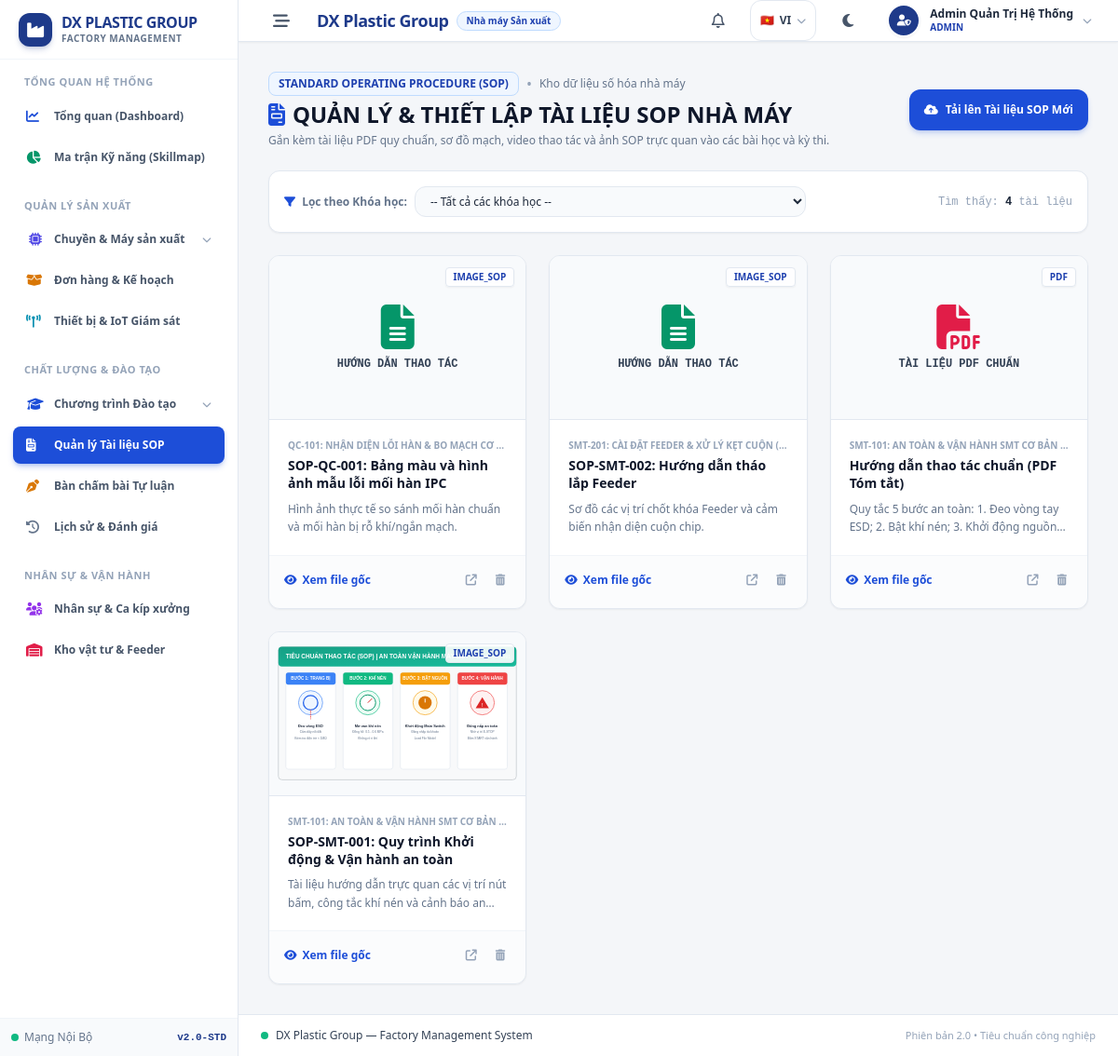
Screenshot of /sop_manager.php (signed in) with the database file from the repository.
### tables this page shows
CREATE TABLE course_materials (
    id BIGINT UNSIGNED AUTO_INCREMENT PRIMARY KEY,
    course_id BIGINT UNSIGNED NOT NULL,
    title VARCHAR(255) NOT NULL,
    material_type ENUM('PDF', 'VIDEO', 'IMAGE_SOP', 'HTML') NOT NULL,
    file_path TEXT NOT NULL,
    content_text LONGTEXT NULL,
    sort_order INT DEFAULT 0,
    created_at TIMESTAMP DEFAULT CURRENT_TIMESTAMP,
    FOREIGN KEY (course_id) REFERENCES courses(id) ON DELETE CASCADE
);

CREATE TABLE courses (
    id BIGINT UNSIGNED AUTO_INCREMENT PRIMARY KEY,
    skill_id BIGINT UNSIGNED NOT NULL,
    title VARCHAR(255) NOT NULL,
    level TINYINT UNSIGNED NOT NULL COMMENT '1: Cơ bản, 2: Nâng cao, 3: Chuyên gia',
    prerequisite_course_id BIGINT UNSIGNED NULL,
    min_pass_score DECIMAL(5,2) DEFAULT 80.00,
    description TEXT,
    is_published BOOLEAN DEFAULT TRUE,
    created_at TIMESTAMP DEFAULT CURRENT_TIMESTAMP,
    FOREIGN KEY (skill_id) REFERENCES skills(id) ON DELETE CASCADE,
    FOREIGN KEY (prerequisite_course_id) REFERENCES courses(id) ON DELETE SET NULL
);

### sop_manager.php (the view, shortened to what this page needs)
<?php
$db = getDB();
$selectedCourseId = (int)($_GET['course_id'] ?? 0);
if ($selectedCourseId > 0) {
    $stmtMats = $db->prepare('
        SELECT cm.*, c.title AS course_title, c.level AS course_level, s.name AS skill_name
        FROM course_materials cm
        JOIN courses c ON c.id = cm.course_id
        JOIN skills s ON s.id = c.skill_id
        WHERE cm.course_id = :cid
        ORDER BY cm.sort_order ASC, cm.id ASC
    ');
    $stmtMats->execute(['cid' => $selectedCourseId]);
    $materialsList = $stmtMats->fetchAll();
} else {
    $materialsList = $db->query('
        SELECT cm.*, c.title AS course_title, c.level AS course_level, s.name AS skill_name
        FROM course_materials cm
        JOIN courses c ON c.id = cm.course_id
        JOIN skills s ON s.id = c.skill_id
        ORDER BY cm.id DESC
    ')->fetchAll();
}
require_once __DIR__ . '/includes/header.php';
?>
<div class="mb-6 flex flex-col sm:flex-row sm:items-center justify-between gap-4">
    <div>
        <div class="flex items-center space-x-2">
            <span class="px-2.5 py-1 rounded-lg text-xs font-bold bg-blue-50 text-blue-800 border border-blue-200 dark:bg-blue-950 dark:text-blue-300 dark:border-blue-800 uppercase">
                STANDARD OPERATING PROCEDURE (SOP)
            </span>
            <span class="text-slate-400">•</span>
            <span class="text-xs text-slate-500">Kho dữ liệu số hóa nhà máy</span>
        </div>
        <h1 class="text-xl sm:text-2xl font-black text-slate-900 dark:text-white mt-1 flex items-center space-x-2">
            <i class="fa-solid fa-file-invoice text-blue-700 dark:text-cyan-400"></i>
            <span>QUẢN LÝ & THIẾT LẬP TÀI LIỆU SOP NHÀ MÁY</span>
        </h1>
        <p class="text-xs text-slate-500 dark:text-slate-400 mt-1">
            Gắn kèm tài liệu PDF quy chuẩn, sơ đồ mạch, video thao tác và ảnh SOP trực quan vào các bài học và kỳ thi.
        </p>
    </div>
    <button onclick="document.getElementById('uploadSopModal').classList.remove('hidden')" class="touch-tap px-4 py-2.5 bg-[#1D4ED8] hover:bg-blue-700 text-white rounded-xl text-xs font-bold transition flex items-center space-x-2 shadow-md shadow-blue-700/20">
        <i class="fa-solid fa-cloud-arrow-up"></i>
        <span>Tải lên Tài liệu SOP Mới</span>
    </button>
</div>
<div class="bg-white dark:bg-slate-900 border border-slate-200 dark:border-slate-800 rounded-xl p-4 mb-6 shadow-sm flex items-center justify-between flex-wrap gap-3">
    <div class="flex items-center space-x-2 text-xs">
        <span class="text-slate-500 font-semibold"><i class="fa-solid fa-filter text-blue-700 dark:text-blue-400 mr-1"></i> Lọc theo Khóa học:</span>
        <select onchange="window.location.href='sop_manager.php?course_id=' + this.value" class="px-3 py-1.5 bg-slate-50 dark:bg-slate-950 border border-slate-200 dark:border-slate-700 rounded-xl text-xs text-slate-800 dark:text-white focus:outline-none">
            <option value="0">-- Tất cả các khóa học --</option>
        </select>
    </div>
    <span class="text-xs text-slate-400 font-mono">
        Tìm thấy: <strong class="text-slate-800 dark:text-white"><?= count($materialsList) ?></strong> tài liệu
    </span>
</div>
<div class="grid grid-cols-1 md:grid-cols-2 lg:grid-cols-3 gap-6">
    <?php if (empty($materialsList)): ?>
    <div class="col-span-full bg-white dark:bg-slate-900 border border-slate-200 dark:border-slate-800 rounded-xl p-12 text-center text-slate-500 text-xs shadow-sm">
        <i class="fa-regular fa-folder-open text-4xl text-slate-400 mb-3 block"></i>
        <p>Chưa có tài liệu SOP nào cho khóa học này.</p>
        <button onclick="document.getElementById('uploadSopModal').classList.remove('hidden')" class="mt-3 text-blue-700 dark:text-blue-400 font-bold hover:underline">
            + Bấm vào đây để tải lên tài liệu đầu tiên
        </button>
    </div>
    <?php else: ?>
        <?php foreach ($materialsList as $mat): ?>
        <div class="bg-white dark:bg-slate-900 border border-slate-200 dark:border-slate-800 rounded-xl overflow-hidden shadow-sm flex flex-col justify-between hover:border-slate-300 dark:hover:border-slate-700 transition">
            <div>
                <div class="h-44 bg-slate-50 dark:bg-slate-950 flex items-center justify-center overflow-hidden border-b border-slate-200 dark:border-slate-800 relative group">
                    <?php if ($mat['material_type'] === 'IMAGE_SOP' && file_exists(__DIR__ . '/' . $mat['file_path'])): ?>
                        <img src="<?= htmlspecialchars($mat['file_path']) ?>" alt="Preview" class="w-full h-full object-contain p-2 group-hover:scale-105 transition duration-300">
                    <?php elseif ($mat['material_type'] === 'PDF'): ?>
                        <div class="text-center text-rose-600">
                            <i class="fa-solid fa-file-pdf text-5xl mb-2"></i>
                            <p class="text-xs font-mono font-bold text-slate-700 dark:text-slate-300">TÀI LIỆU PDF CHUẨN</p>
                        </div>
                    <?php else: ?>
                        <div class="text-center text-emerald-600">
                            <i class="fa-solid fa-file-lines text-5xl mb-2"></i>
                            <p class="text-xs font-mono font-bold text-slate-700 dark:text-slate-300">HƯỚNG DẪN THAO TÁC</p>
                        </div>
                    <?php endif; ?>
                    <span class="absolute top-3 right-3 px-2 py-0.5 rounded text-[10px] font-bold bg-white/90 dark:bg-slate-900/90 text-blue-800 dark:text-blue-300 border border-slate-200 dark:border-slate-700 uppercase shadow-sm">
                        <?= htmlspecialchars($mat['material_type']) ?>
                    </span>
                </div>
                <div class="p-4 sm:p-5">
                    <p class="text-[10px] uppercase font-bold text-slate-400 mb-1 truncate">
                        <?= htmlspecialchars($mat['course_title']) ?> (Cấp <?= $mat['course_level'] ?>)
                    </p>
                    <h3 class="text-sm font-bold text-slate-900 dark:text-white mb-2 leading-snug">
                        <?= htmlspecialchars($mat['title']) ?>
                    </h3>
                    <?php if (!empty($mat['content_text'])): ?>
                    <p class="text-xs text-slate-500 dark:text-slate-400 line-clamp-2 leading-relaxed">
                        <?= htmlspecialchars($mat['content_text']) ?>
                    </p>
                    <?php endif; ?>
                </div>
            </div>
            <div class="p-4 pt-3 border-t border-slate-100 dark:border-slate-800/80 bg-slate-50/50 dark:bg-slate-950/40 flex items-center justify-between">
                <a href="<?= htmlspecialchars($mat['file_path']) ?>" target="_blank" class="text-xs font-bold text-blue-700 dark:text-blue-400 hover:underline flex items-center gap-1.5">
                    <i class="fa-solid fa-eye"></i>
                    <span>Xem file gốc</span>
                </a>
                <div class="flex items-center space-x-2">
                    <a href="course.php?id=<?= $mat['course_id'] ?>" class="text-slate-400 hover:text-blue-700 text-xs p-1.5" title="Xem trong khóa học">
                        <i class="fa-solid fa-arrow-up-right-from-square"></i>
                    </a>
                    <a href="sop_manager.php?delete_id=<?= $mat['id'] ?>" onclick="return confirm('Bạn có chắc muốn xóa tài liệu SOP này?');" class="text-slate-400 hover:text-rose-600 text-xs p-1.5" title="Xóa tài liệu">
                        <i class="fa-solid fa-trash-can"></i>
                    </a>
                </div>
            </div>
        </div>
        <?php endforeach; ?>
    <?php endif; ?>
</div>
<?php require_once __DIR__ . '/includes/footer.php'; ?>

### rows the page displays
course_materials: shows "HƯỚNG DẪN THAO TÁC", material_type "IMAGE_SOP", course.title "QC-101: NHẬN DIỆN LỖI HÀN & BO MẠCH CƠ…", title "SOP-QC-001: Bảng màu và hình ảnh mẫu lỗi mối hàn IPC", content_text "Hình ảnh thực tế so sánh mối hàn chuẩn và mối hàn bị rỗ khí/ngắn mạch."
course_materials: shows "HƯỚNG DẪN THAO TÁC", material_type "IMAGE_SOP", course.title "SMT-201: CÀI ĐẶT FEEDER & XỬ LÝ KẸT CUỘN", title "SOP-SMT-002: Hướng dẫn tháo lắp Feeder", content_text "Sơ đồ các vị trí chốt khóa Feeder và cảm biến nhận diện cuộn chip."
course_materials: shows "TÀI LIỆU PDF CHUẨN", material_type "PDF", course.title "SMT-101: AN TOÀN & VẬN HÀNH SMT CƠ BẢN", title "Hướng dẫn thao tác chuẩn (PDF Tóm tắt)", content_text "Quy tắc 5 bước an toàn: 1. Đeo vòng tay ESD; 2. Bật khí nén; 3. Khởi động…"
course_materials: file_path (picture), material_type "IMAGE_SOP", course.title "SMT-101: AN TOÀN & VẬN HÀNH SMT CƠ BẢN", title "SOP-SMT-001: Quy trình Khởi động & Vận hành an toàn", content_text "Tài liệu hướng dẫn trực quan các vị trí nút bấm, công tắc khí nén và cảnh báo…"

### other values shown
$currentLang "VI"
$currentUser['full_name'] "Admin Quản Trị Hệ Thống"
$currentUser['role'] "ADMIN"
count($materialsList) "4"
